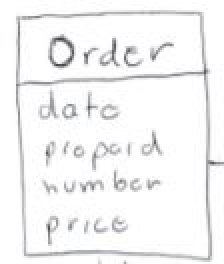
#> input picture Code/OCR/Handwritten OCR/ocr_test_img.JPG, 112 x 132 px, found by its file name (shown 2 times larger)
$ python horizontal_projections.py
#> lines starting #> are read from the running program, lines starting #| are printed output that depends on the picture
from skimage.io import imread
from skimage.color import rgb2gray
from skimage.filters import sobel
import matplotlib.pyplot as plt
import numpy as np

def horizontal_projections(sobel_image):
    #threshold the image.
    sum_of_rows = []
    for row in range(sobel_image.shape[0]-1):
        sum_of_rows.append(np.sum(sobel_image[row,:]))

    return sum_of_rows

if __name__ == "__main__":
    img = rgb2gray(imread("ocr_test_img.jpg"))
#> img: shape (132, 112) float64; min 0.263, max 1, mean 0.956
    sobel_image = sobel(img)
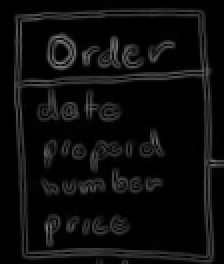
#> sobel_image: shape (132, 112) float64 (shown 2 times larger); min 0, max 0.482, mean 0.0509
    hpp = horizontal_projections(sobel_image)
#> after the loop in horizontal_projections, `for row in range(sobel_image.shape[0]-1):`: sum_of_rows = 131 values, max 16.93 at index 7, min 0.369 at index 1, mean 5.73
#> hpp has the same summary as sum_of_rows in horizontal_projections

    plt.figure(figsize=(10,10))
    plt.axis("off")
    plt.plot(hpp)
    plt.show()
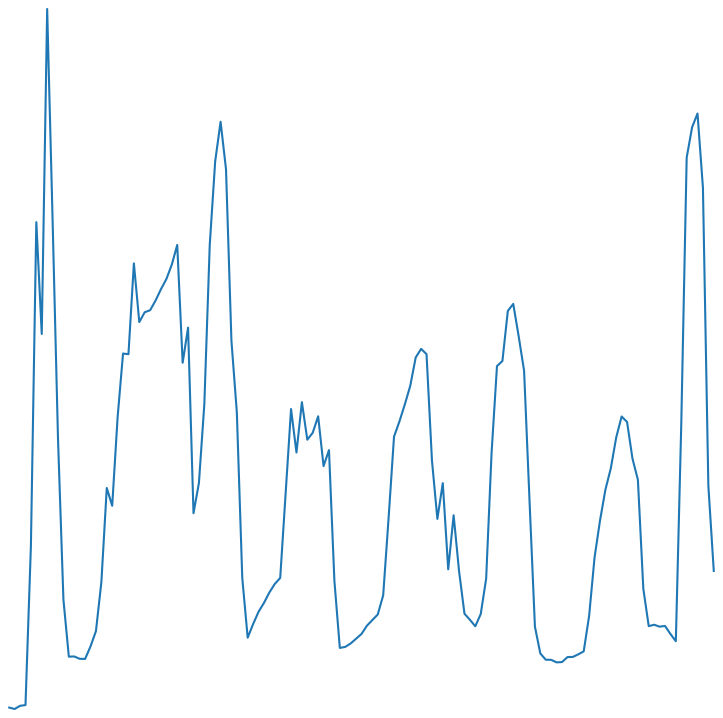
#> figure drawn by matplotlib, 1 panel
